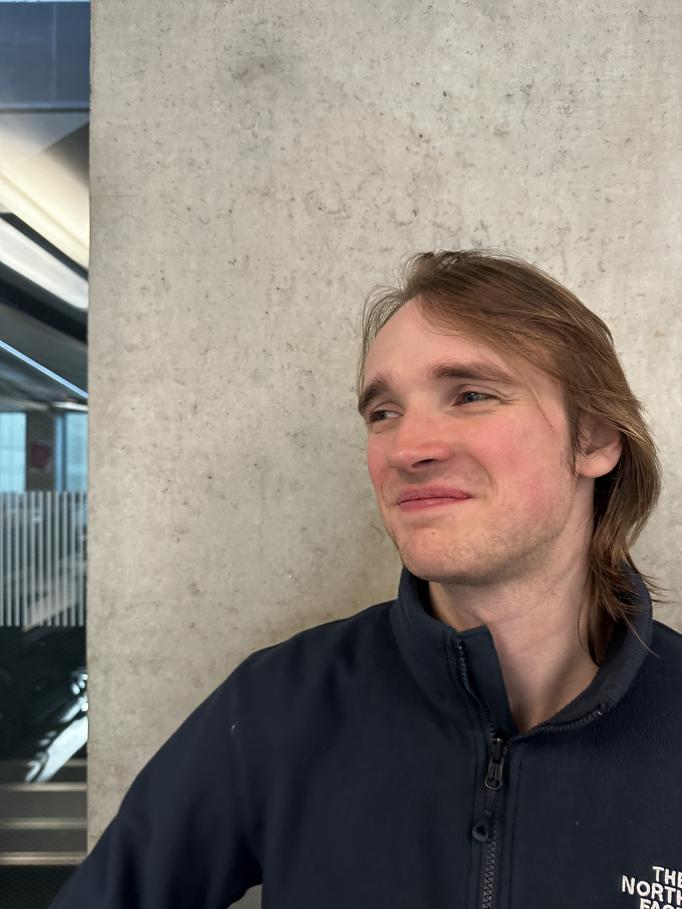
#> input picture dom1.jpg, 682 x 909 px
$ python -i detect_face.py   (imports and definitions only)
#> lines starting #> are read from the running program, lines starting #| are printed output that depends on the picture
import cv2
import numpy as np
import matplotlib.pyplot as plt
import cv2 as cv
import skimage.io as io

def detectface(imgfile):
#> called with imgfile = 'dom1.jpg'
    face_cascade = cv2.CascadeClassifier('haarcascades/haarcascade_frontalface_default.xml')
    img=cv2.imread(imgfile)
#> img is the input picture: shape (909, 682, 3); mean B, G, R 117.6, 124, 132.6
    gray=cv2.cvtColor(img,cv2.COLOR_BGR2GRAY)
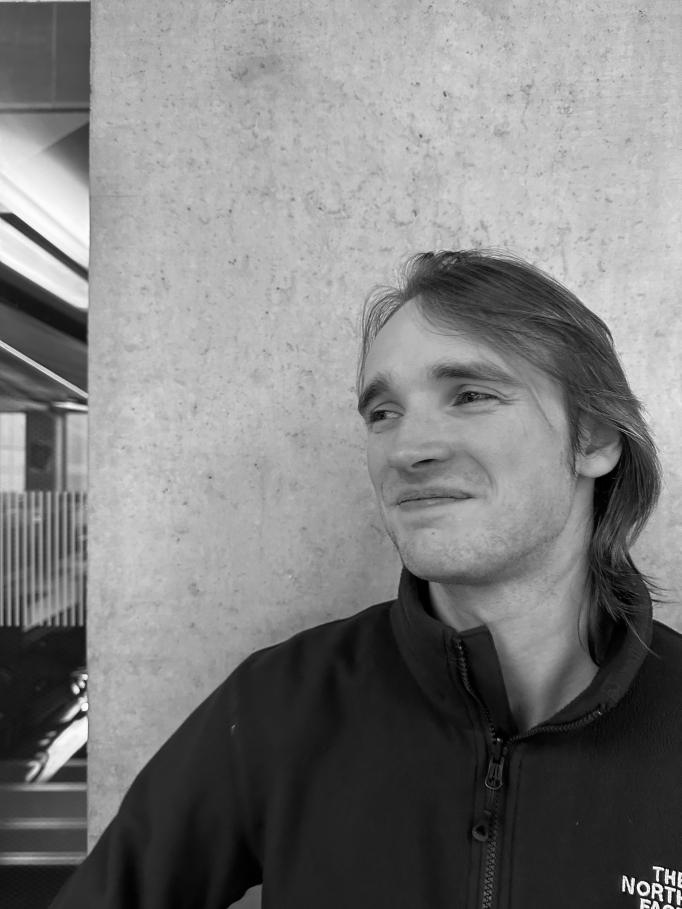
#> gray: shape (909, 682); min 0, max 255, mean 125.9
    faces= face_cascade.detectMultiScale(gray, 1.1,2)
#> faces = [[297, 295, 265, 265]]
    #for (x, y, w, h) in faces:
        #cv2.rectangle(img, (x, y), (x+w, y+h), (255, 0, 0), 2)

    cropped_image = gray[faces[0][1]:faces[0][1]+faces[0][3],faces[0][0]:faces[0][0]+faces[0][2]] # Slicing to crop the image
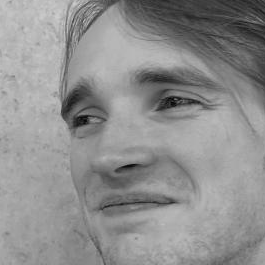
#> cropped_image: shape (265, 265); min 3, max 206, mean 143.2
    if len(cropped_image)!=112:
        cropped_image=cv.resize(cropped_image,(112,112))
#> cropped_image: shape (112, 112)

    return(cropped_image)

>>> result = detectface('dom1.jpg')

$ run again, on dom2.jpg
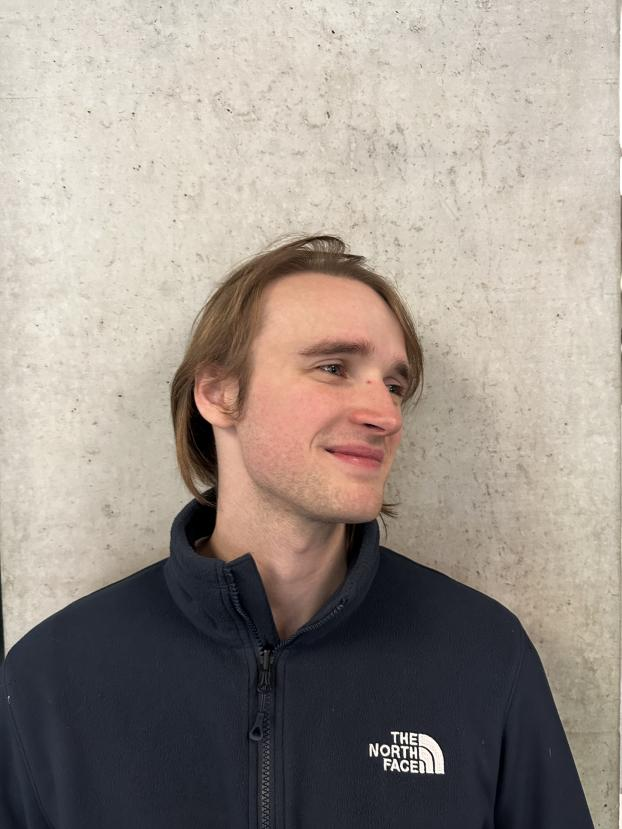
#> input picture dom2.jpg, 622 x 829 px
#> in detectface, img is the input picture: shape (829, 622, 3); mean B, G, R 138.6, 146.7, 156.7
#> in detectface, `gray=cv2.cvtColor(img,cv2.COLOR_BGR2GRAY)`:
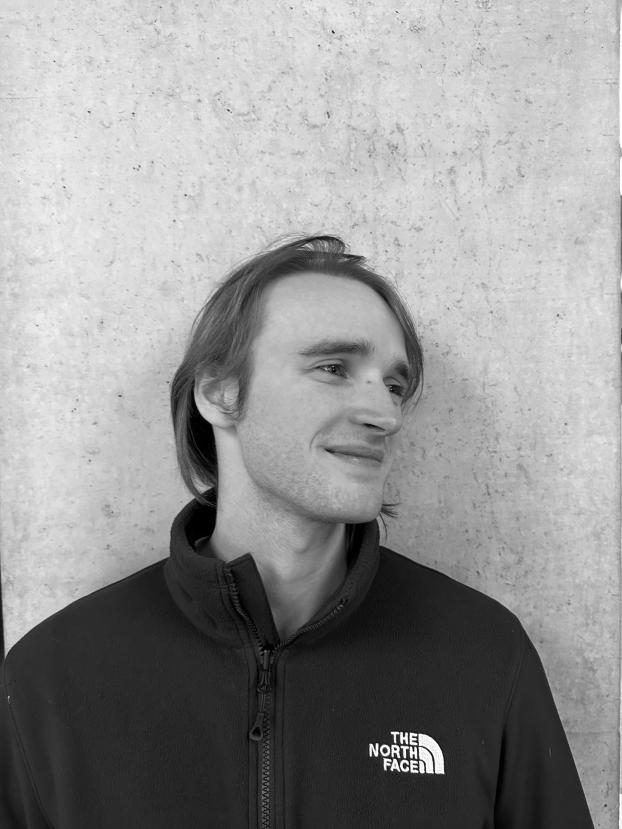
#> gray: shape (829, 622); min 0, max 255, mean 148.8
#> faces = [[24, 414, 102, 102], [237, 283, 226, 226]]
#> in detectface, `cropped_image = gray[faces[0][1]:faces[0][1]+faces[0][3],faces[0][0]:f..`:
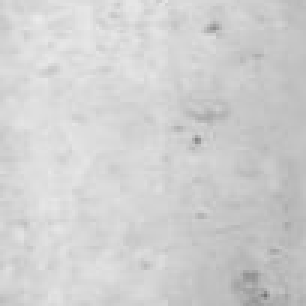
#> cropped_image: shape (102, 102) (shown 3 times larger); min 116, max 235, mean 207.5

$ run again, on dom3.jpg
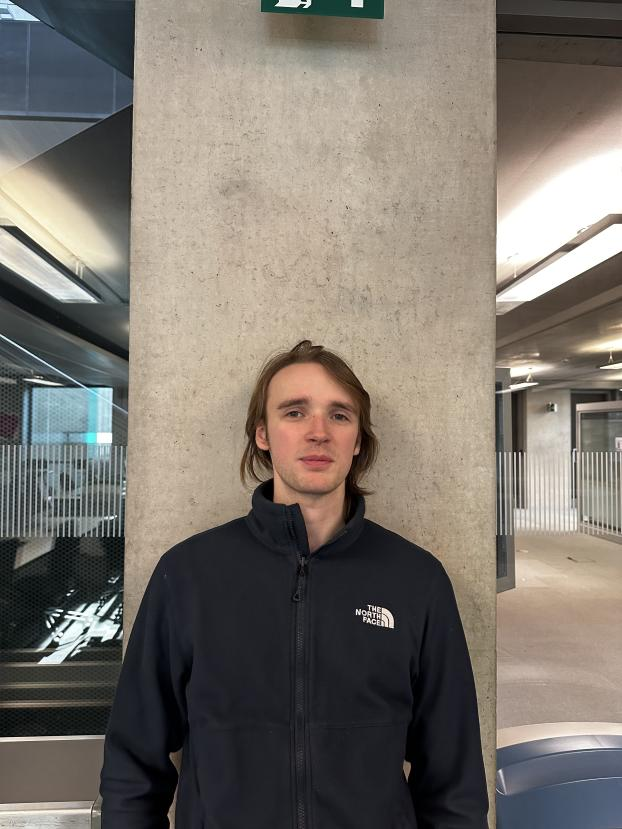
#> input picture dom3.jpg, 622 x 829 px
#> in detectface, img is the input picture: shape (829, 622, 3); mean B, G, R 108.9, 116.8, 123.6
#> in detectface, `gray=cv2.cvtColor(img,cv2.COLOR_BGR2GRAY)`:
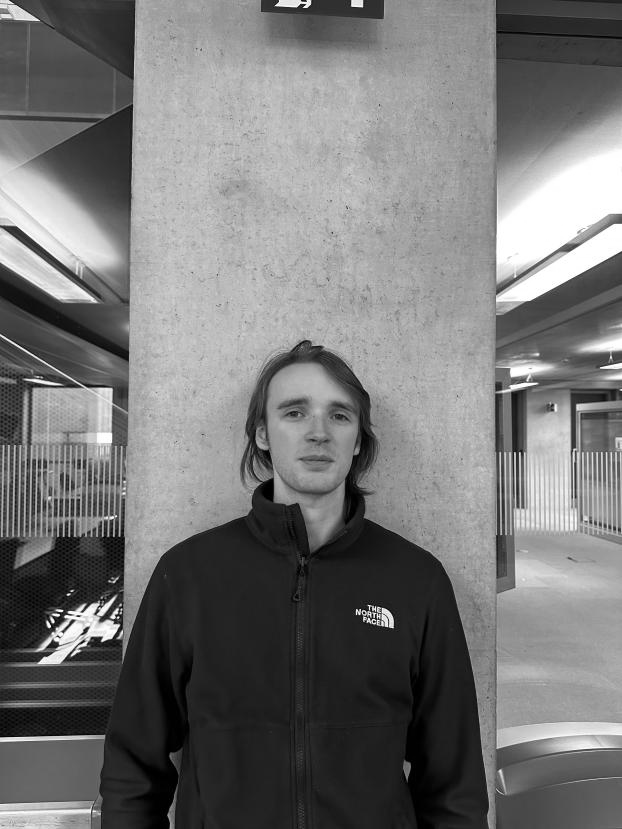
#> gray: shape (829, 622); min 0, max 255, mean 117.9
#> faces = [[257, 367, 119, 119]]
#> in detectface, `cropped_image = gray[faces[0][1]:faces[0][1]+faces[0][3],faces[0][0]:f..`:
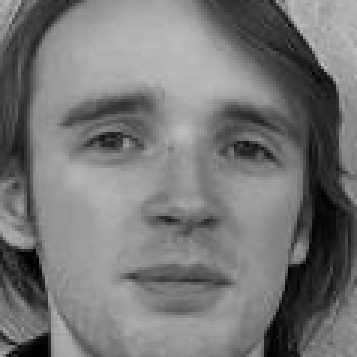
#> cropped_image: shape (119, 119) (shown 3 times larger); min 0, max 196, mean 118.4
